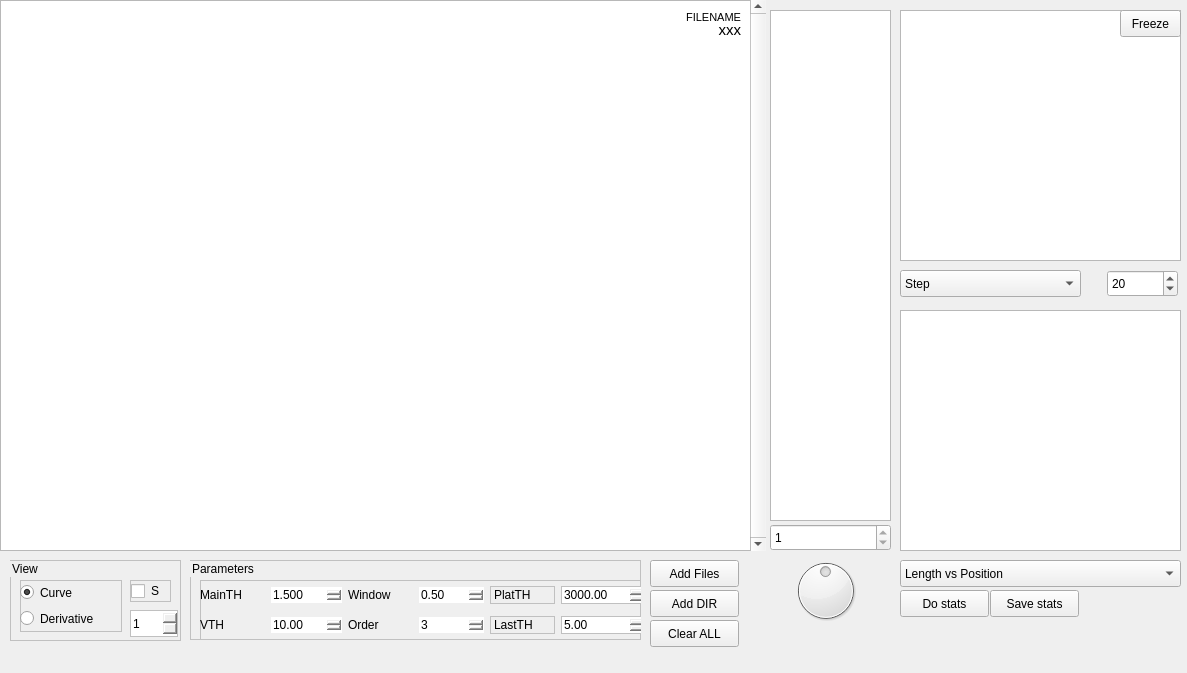
<?xml version="1.0" encoding="UTF-8"?>
<ui version="4.0">
 <class>facewindow</class>
 <widget class="QMainWindow" name="facewindow">
  <property name="geometry">
   <rect>
    <x>0</x>
    <y>0</y>
    <width>1187</width>
    <height>673</height>
   </rect>
  </property>
  <property name="windowTitle">
   <string>MainWindow</string>
  </property>
  <property name="windowIcon">
   <iconset>
    <normaloff>../../../../git/SiMPlE/smfsmanager/D_mica.png</normaloff>../../../../git/SiMPlE/smfsmanager/D_mica.png</iconset>
  </property>
  <widget class="QWidget" name="centralwidget">
   <widget class="PlotWidget" name="grafo">
    <property name="geometry">
     <rect>
      <x>0</x>
      <y>0</y>
      <width>751</width>
      <height>551</height>
     </rect>
    </property>
    <property name="toolTip">
     <string/>
    </property>
    <property name="statusTip">
     <string/>
    </property>
    <property name="whatsThis">
     <string/>
    </property>
   </widget>
   <widget class="QScrollBar" name="slide1">
    <property name="enabled">
     <bool>true</bool>
    </property>
    <property name="geometry">
     <rect>
      <x>750</x>
      <y>0</y>
      <width>16</width>
      <height>551</height>
     </rect>
    </property>
    <property name="minimum">
     <number>1</number>
    </property>
    <property name="maximum">
     <number>1</number>
    </property>
    <property name="tracking">
     <bool>false</bool>
    </property>
    <property name="orientation">
     <enum>Qt::Vertical</enum>
    </property>
   </widget>
   <widget class="QDial" name="slide2">
    <property name="enabled">
     <bool>true</bool>
    </property>
    <property name="geometry">
     <rect>
      <x>790</x>
      <y>555</y>
      <width>71</width>
      <height>71</height>
     </rect>
    </property>
    <property name="minimum">
     <number>1</number>
    </property>
    <property name="maximum">
     <number>1</number>
    </property>
    <property name="tracking">
     <bool>true</bool>
    </property>
   </widget>
   <widget class="QGraphicsView" name="griglia">
    <property name="enabled">
     <bool>true</bool>
    </property>
    <property name="geometry">
     <rect>
      <x>770</x>
      <y>10</y>
      <width>121</width>
      <height>511</height>
     </rect>
    </property>
   </widget>
   <widget class="QLabel" name="labFilename">
    <property name="geometry">
     <rect>
      <x>480</x>
      <y>10</y>
      <width>261</width>
      <height>16</height>
     </rect>
    </property>
    <property name="text">
     <string>&lt;!DOCTYPE HTML PUBLIC &quot;-//W3C//DTD HTML 4.0//EN&quot; &quot;http://www.w3.org/TR/REC-html40/strict.dtd&quot;&gt;
&lt;html&gt;&lt;head&gt;&lt;meta name=&quot;qrichtext&quot; content=&quot;1&quot; /&gt;&lt;style type=&quot;text/css&quot;&gt;
p, li { white-space: pre-wrap; }
&lt;/style&gt;&lt;/head&gt;&lt;body style=&quot; font-family:'Ubuntu'; font-size:11pt; font-weight:400; font-style:normal;&quot;&gt;
&lt;p style=&quot; margin-top:0px; margin-bottom:0px; margin-left:0px; margin-right:0px; -qt-block-indent:0; text-indent:0px;&quot;&gt;&lt;span style=&quot; font-size:8pt;&quot;&gt;FILENAME&lt;/span&gt;&lt;/p&gt;&lt;/body&gt;&lt;/html&gt;</string>
    </property>
    <property name="alignment">
     <set>Qt::AlignRight|Qt::AlignTrailing|Qt::AlignVCenter</set>
    </property>
   </widget>
   <widget class="QSpinBox" name="slide3">
    <property name="geometry">
     <rect>
      <x>770</x>
      <y>524</y>
      <width>121</width>
      <height>27</height>
     </rect>
    </property>
    <property name="minimum">
     <number>1</number>
    </property>
    <property name="maximum">
     <number>1</number>
    </property>
   </widget>
   <widget class="QPushButton" name="bAddFiles">
    <property name="geometry">
     <rect>
      <x>650</x>
      <y>560</y>
      <width>89</width>
      <height>27</height>
     </rect>
    </property>
    <property name="text">
     <string>Add Files</string>
    </property>
   </widget>
   <widget class="QPushButton" name="bAddDir">
    <property name="geometry">
     <rect>
      <x>650</x>
      <y>590</y>
      <width>89</width>
      <height>27</height>
     </rect>
    </property>
    <property name="text">
     <string>Add DIR</string>
    </property>
   </widget>
   <widget class="QGroupBox" name="groupBox">
    <property name="geometry">
     <rect>
      <x>10</x>
      <y>560</y>
      <width>171</width>
      <height>81</height>
     </rect>
    </property>
    <property name="styleSheet">
     <string notr="true">border: 1px solid silver;</string>
    </property>
    <property name="title">
     <string>View</string>
    </property>
    <property name="flat">
     <bool>false</bool>
    </property>
    <property name="checkable">
     <bool>false</bool>
    </property>
    <widget class="QSpinBox" name="derorder">
     <property name="geometry">
      <rect>
       <x>120</x>
       <y>50</y>
       <width>48</width>
       <height>27</height>
      </rect>
     </property>
     <property name="maximum">
      <number>10</number>
     </property>
     <property name="value">
      <number>1</number>
     </property>
    </widget>
    <widget class="QCheckBox" name="segment">
     <property name="geometry">
      <rect>
       <x>120</x>
       <y>20</y>
       <width>41</width>
       <height>22</height>
      </rect>
     </property>
     <property name="text">
      <string>S</string>
     </property>
    </widget>
    <widget class="QWidget" name="layoutWidget">
     <property name="geometry">
      <rect>
       <x>10</x>
       <y>20</y>
       <width>102</width>
       <height>52</height>
      </rect>
     </property>
     <layout class="QVBoxLayout" name="verticalLayout_2">
      <item>
       <widget class="QRadioButton" name="radio_view">
        <property name="styleSheet">
         <string notr="true">border: none;</string>
        </property>
        <property name="text">
         <string>Curve</string>
        </property>
        <property name="checked">
         <bool>true</bool>
        </property>
        <attribute name="buttonGroup">
         <string notr="true">buttonGroup</string>
        </attribute>
       </widget>
      </item>
      <item>
       <widget class="QRadioButton" name="radio_deriv">
        <property name="styleSheet">
         <string notr="true">border: none;</string>
        </property>
        <property name="text">
         <string>Derivative</string>
        </property>
        <attribute name="buttonGroup">
         <string notr="true">buttonGroup</string>
        </attribute>
       </widget>
      </item>
     </layout>
    </widget>
   </widget>
   <widget class="QGroupBox" name="groupBox_2">
    <property name="geometry">
     <rect>
      <x>190</x>
      <y>560</y>
      <width>451</width>
      <height>80</height>
     </rect>
    </property>
    <property name="styleSheet">
     <string notr="true">border: 1px solid silver;</string>
    </property>
    <property name="title">
     <string>Parameters</string>
    </property>
    <widget class="QWidget" name="layoutWidget">
     <property name="geometry">
      <rect>
       <x>10</x>
       <y>20</y>
       <width>445</width>
       <height>61</height>
      </rect>
     </property>
     <layout class="QGridLayout" name="gridLayout">
      <item row="1" column="3">
       <widget class="QSpinBox" name="sg_fo">
        <property name="styleSheet">
         <string notr="true">border: none;</string>
        </property>
        <property name="minimum">
         <number>1</number>
        </property>
        <property name="maximum">
         <number>10</number>
        </property>
        <property name="value">
         <number>3</number>
        </property>
       </widget>
      </item>
      <item row="1" column="2">
       <widget class="QLabel" name="label_4">
        <property name="styleSheet">
         <string notr="true">border: none;</string>
        </property>
        <property name="text">
         <string>Order</string>
        </property>
       </widget>
      </item>
      <item row="1" column="1">
       <widget class="QDoubleSpinBox" name="s_vth">
        <property name="styleSheet">
         <string notr="true">border: none;</string>
        </property>
        <property name="maximum">
         <double>9999.000000000000000</double>
        </property>
        <property name="singleStep">
         <double>0.100000000000000</double>
        </property>
        <property name="value">
         <double>10.000000000000000</double>
        </property>
       </widget>
      </item>
      <item row="0" column="0">
       <widget class="QLabel" name="label">
        <property name="styleSheet">
         <string notr="true">border: none;</string>
        </property>
        <property name="text">
         <string>MainTH</string>
        </property>
       </widget>
      </item>
      <item row="1" column="0">
       <widget class="QLabel" name="label_2">
        <property name="styleSheet">
         <string notr="true">border: none;</string>
        </property>
        <property name="text">
         <string>VTH</string>
        </property>
       </widget>
      </item>
      <item row="0" column="2">
       <widget class="QLabel" name="label_3">
        <property name="styleSheet">
         <string notr="true">border: none;</string>
        </property>
        <property name="text">
         <string>Window</string>
        </property>
       </widget>
      </item>
      <item row="0" column="1">
       <widget class="QDoubleSpinBox" name="s_mth">
        <property name="styleSheet">
         <string notr="true">border: none;</string>
        </property>
        <property name="decimals">
         <number>3</number>
        </property>
        <property name="maximum">
         <double>1000.000000000000000</double>
        </property>
        <property name="singleStep">
         <double>0.100000000000000</double>
        </property>
        <property name="value">
         <double>1.500000000000000</double>
        </property>
       </widget>
      </item>
      <item row="0" column="4">
       <widget class="QLabel" name="label_5">
        <property name="text">
         <string>PlatTH</string>
        </property>
       </widget>
      </item>
      <item row="0" column="5">
       <widget class="QDoubleSpinBox" name="plath">
        <property name="minimum">
         <double>-100000.000000000000000</double>
        </property>
        <property name="maximum">
         <double>100000.000000000000000</double>
        </property>
        <property name="value">
         <double>3000.000000000000000</double>
        </property>
       </widget>
      </item>
      <item row="1" column="4">
       <widget class="QLabel" name="label_6">
        <property name="text">
         <string>LastTH</string>
        </property>
       </widget>
      </item>
      <item row="1" column="5">
       <widget class="QDoubleSpinBox" name="lasth">
        <property name="maximum">
         <double>1000.000000000000000</double>
        </property>
        <property name="value">
         <double>5.000000000000000</double>
        </property>
       </widget>
      </item>
      <item row="0" column="3">
       <widget class="QDoubleSpinBox" name="sg_fw">
        <property name="styleSheet">
         <string notr="true">border: none;</string>
        </property>
        <property name="minimum">
         <double>0.010000000000000</double>
        </property>
        <property name="maximum">
         <double>99.989999999999995</double>
        </property>
        <property name="singleStep">
         <double>0.100000000000000</double>
        </property>
        <property name="value">
         <double>0.500000000000000</double>
        </property>
       </widget>
      </item>
     </layout>
    </widget>
   </widget>
   <widget class="PlotWidget" name="isto">
    <property name="geometry">
     <rect>
      <x>900</x>
      <y>10</y>
      <width>281</width>
      <height>251</height>
     </rect>
    </property>
    <property name="toolTip">
     <string/>
    </property>
    <property name="statusTip">
     <string/>
    </property>
    <property name="whatsThis">
     <string/>
    </property>
   </widget>
   <widget class="PlotWidget" name="scatter">
    <property name="geometry">
     <rect>
      <x>900</x>
      <y>310</y>
      <width>281</width>
      <height>241</height>
     </rect>
    </property>
    <property name="toolTip">
     <string/>
    </property>
    <property name="statusTip">
     <string/>
    </property>
    <property name="whatsThis">
     <string/>
    </property>
   </widget>
   <widget class="QComboBox" name="cIsto">
    <property name="geometry">
     <rect>
      <x>900</x>
      <y>270</y>
      <width>181</width>
      <height>27</height>
     </rect>
    </property>
    <property name="editable">
     <bool>false</bool>
    </property>
    <property name="currentIndex">
     <number>2</number>
    </property>
    <item>
     <property name="text">
      <string>Length</string>
     </property>
    </item>
    <item>
     <property name="text">
      <string>Number</string>
     </property>
    </item>
    <item>
     <property name="text">
      <string>Step</string>
     </property>
    </item>
   </widget>
   <widget class="QPushButton" name="bStat">
    <property name="geometry">
     <rect>
      <x>900</x>
      <y>590</y>
      <width>89</width>
      <height>27</height>
     </rect>
    </property>
    <property name="text">
     <string>Do stats</string>
    </property>
   </widget>
   <widget class="QComboBox" name="cScatter">
    <property name="geometry">
     <rect>
      <x>900</x>
      <y>560</y>
      <width>281</width>
      <height>27</height>
     </rect>
    </property>
    <property name="editable">
     <bool>false</bool>
    </property>
    <item>
     <property name="text">
      <string>Length vs Position</string>
     </property>
    </item>
    <item>
     <property name="text">
      <string>Step vs Position</string>
     </property>
    </item>
    <item>
     <property name="text">
      <string>Step vs Length</string>
     </property>
    </item>
   </widget>
   <widget class="QSpinBox" name="nBins">
    <property name="geometry">
     <rect>
      <x>1107</x>
      <y>270</y>
      <width>71</width>
      <height>27</height>
     </rect>
    </property>
    <property name="minimum">
     <number>1</number>
    </property>
    <property name="maximum">
     <number>1000</number>
    </property>
    <property name="value">
     <number>20</number>
    </property>
   </widget>
   <widget class="QPushButton" name="bClear">
    <property name="geometry">
     <rect>
      <x>650</x>
      <y>620</y>
      <width>89</width>
      <height>27</height>
     </rect>
    </property>
    <property name="text">
     <string>Clear ALL</string>
    </property>
   </widget>
   <widget class="QPushButton" name="bFreeze">
    <property name="geometry">
     <rect>
      <x>1120</x>
      <y>10</y>
      <width>61</width>
      <height>27</height>
     </rect>
    </property>
    <property name="text">
     <string>Freeze</string>
    </property>
   </widget>
   <widget class="QPushButton" name="bSSave">
    <property name="geometry">
     <rect>
      <x>990</x>
      <y>590</y>
      <width>89</width>
      <height>27</height>
     </rect>
    </property>
    <property name="text">
     <string>Save stats</string>
    </property>
   </widget>
   <widget class="QLabel" name="labDetails">
    <property name="geometry">
     <rect>
      <x>0</x>
      <y>20</y>
      <width>741</width>
      <height>20</height>
     </rect>
    </property>
    <property name="text">
     <string>&lt;!DOCTYPE HTML PUBLIC &quot;-//W3C//DTD HTML 4.0//EN&quot; &quot;http://www.w3.org/TR/REC-html40/strict.dtd&quot;&gt;
&lt;html&gt;&lt;head&gt;&lt;meta name=&quot;qrichtext&quot; content=&quot;1&quot; /&gt;&lt;style type=&quot;text/css&quot;&gt;
p, li { white-space: pre-wrap; }
&lt;/style&gt;&lt;/head&gt;&lt;body style=&quot; font-family:'Ubuntu'; font-size:11pt; font-weight:400; font-style:normal;&quot;&gt;
&lt;p style=&quot; margin-top:0px; margin-bottom:0px; margin-left:0px; margin-right:0px; -qt-block-indent:0; text-indent:0px;&quot;&gt;xxx&lt;/p&gt;&lt;/body&gt;&lt;/html&gt;</string>
    </property>
    <property name="alignment">
     <set>Qt::AlignRight|Qt::AlignTrailing|Qt::AlignVCenter</set>
    </property>
   </widget>
   <zorder>grafo</zorder>
   <zorder>slide1</zorder>
   <zorder>slide2</zorder>
   <zorder>griglia</zorder>
   <zorder>slide3</zorder>
   <zorder>labFilename</zorder>
   <zorder>bAddFiles</zorder>
   <zorder>bAddDir</zorder>
   <zorder>groupBox</zorder>
   <zorder>groupBox_2</zorder>
   <zorder>isto</zorder>
   <zorder>scatter</zorder>
   <zorder>cIsto</zorder>
   <zorder>bStat</zorder>
   <zorder>cScatter</zorder>
   <zorder>nBins</zorder>
   <zorder>bClear</zorder>
   <zorder>bFreeze</zorder>
   <zorder>bSSave</zorder>
   <zorder>labDetails</zorder>
  </widget>
  <widget class="QMenuBar" name="menubar">
   <property name="geometry">
    <rect>
     <x>0</x>
     <y>0</y>
     <width>1187</width>
     <height>25</height>
    </rect>
   </property>
  </widget>
 </widget>
 <customwidgets>
  <customwidget>
   <class>PlotWidget</class>
   <extends>QGraphicsView</extends>
   <header>pyqtgraph.h</header>
  </customwidget>
 </customwidgets>
 <resources/>
 <connections/>
 <slots>
  <slot>test(int)</slot>
  <slot>test()</slot>
  <slot>plotImage()</slot>
  <slot>viewCurve()</slot>
  <slot>goToCurve(int)</slot>
  <slot>moveJumping()</slot>
  <slot>moveJumping(int)</slot>
  <slot>addDirectory()</slot>
  <slot>addFiles()</slot>
  <slot>switchColor()</slot>
  <slot>saveCurves()</slot>
  <slot>processNext()</slot>
  <slot>savePeaks()</slot>
  <slot>refreshCurve()</slot>
 </slots>
 <buttongroups>
  <buttongroup name="buttonGroup"/>
 </buttongroups>
</ui>
